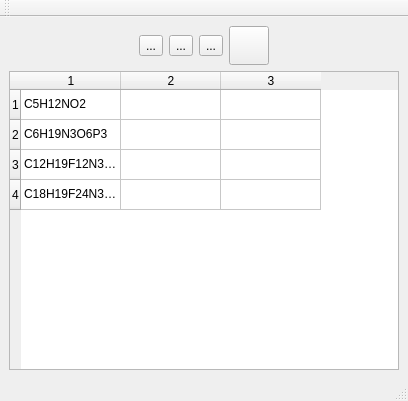
<?xml version="1.0" encoding="UTF-8"?>
<ui version="4.0">
 <class>CheckAMSWindow</class>
 <widget class="QMainWindow" name="CheckAMSWindow">
  <property name="geometry">
   <rect>
    <x>0</x>
    <y>0</y>
    <width>408</width>
    <height>401</height>
   </rect>
  </property>
  <property name="windowTitle">
   <string>校准界面</string>
  </property>
  <widget class="QWidget" name="centralwidget">
   <layout class="QGridLayout" name="gridLayout">
    <item row="0" column="3">
     <widget class="QToolButton" name="tool_sample_insert">
      <property name="text">
       <string>...</string>
      </property>
      <property name="icon">
       <iconset>
        <normaloff>resource/images/insert.png</normaloff>resource/images/insert.png</iconset>
      </property>
      <property name="iconSize">
       <size>
        <width>32</width>
        <height>32</height>
       </size>
      </property>
     </widget>
    </item>
    <item row="1" column="0" colspan="6">
     <widget class="QTableWidget" name="tableWidget">
      <property name="rowCount">
       <number>4</number>
      </property>
      <property name="columnCount">
       <number>3</number>
      </property>
      <row/>
      <row/>
      <row/>
      <row/>
      <column/>
      <column/>
      <column/>
      <item row="0" column="0">
       <property name="text">
        <string>C5H12NO2</string>
       </property>
      </item>
      <item row="0" column="1">
       <property name="text">
        <string/>
       </property>
      </item>
      <item row="1" column="0">
       <property name="text">
        <string>C6H19N3O6P3</string>
       </property>
      </item>
      <item row="1" column="1">
       <property name="text">
        <string/>
       </property>
      </item>
      <item row="2" column="0">
       <property name="text">
        <string>C12H19F12N3O6P3</string>
       </property>
      </item>
      <item row="2" column="1">
       <property name="text">
        <string/>
       </property>
      </item>
      <item row="3" column="0">
       <property name="text">
        <string>C18H19F24N3O6P3</string>
       </property>
      </item>
      <item row="3" column="1">
       <property name="text">
        <string/>
       </property>
      </item>
     </widget>
    </item>
    <item row="0" column="2">
     <widget class="QToolButton" name="tool_do">
      <property name="text">
       <string>...</string>
      </property>
      <property name="icon">
       <iconset resource="resource/images.qrc">
        <normaloff>:/images/do-no.png</normaloff>:/images/do-no.png</iconset>
      </property>
      <property name="iconSize">
       <size>
        <width>32</width>
        <height>32</height>
       </size>
      </property>
     </widget>
    </item>
    <item row="0" column="1">
     <widget class="QToolButton" name="tool_undo">
      <property name="text">
       <string>...</string>
      </property>
      <property name="icon">
       <iconset resource="resource/images.qrc">
        <normaloff>:/images/undo-no.png</normaloff>:/images/undo-no.png</iconset>
      </property>
      <property name="iconSize">
       <size>
        <width>32</width>
        <height>32</height>
       </size>
      </property>
     </widget>
    </item>
    <item row="0" column="4">
     <widget class="QToolButton" name="tool_save">
      <property name="icon">
       <iconset>
        <normaloff>resource/images/save-open.png</normaloff>resource/images/save-open.png</iconset>
      </property>
      <property name="iconSize">
       <size>
        <width>32</width>
        <height>32</height>
       </size>
      </property>
     </widget>
    </item>
   </layout>
  </widget>
  <widget class="QMenuBar" name="menubar">
   <property name="geometry">
    <rect>
     <x>0</x>
     <y>0</y>
     <width>408</width>
     <height>23</height>
    </rect>
   </property>
  </widget>
  <widget class="QStatusBar" name="statusbar"/>
  <widget class="QToolBar" name="toolBar">
   <property name="windowTitle">
    <string>toolBar</string>
   </property>
   <attribute name="toolBarArea">
    <enum>TopToolBarArea</enum>
   </attribute>
   <attribute name="toolBarBreak">
    <bool>false</bool>
   </attribute>
  </widget>
 </widget>
 <resources>
  <include location="resource/images.qrc"/>
 </resources>
 <connections/>
</ui>
